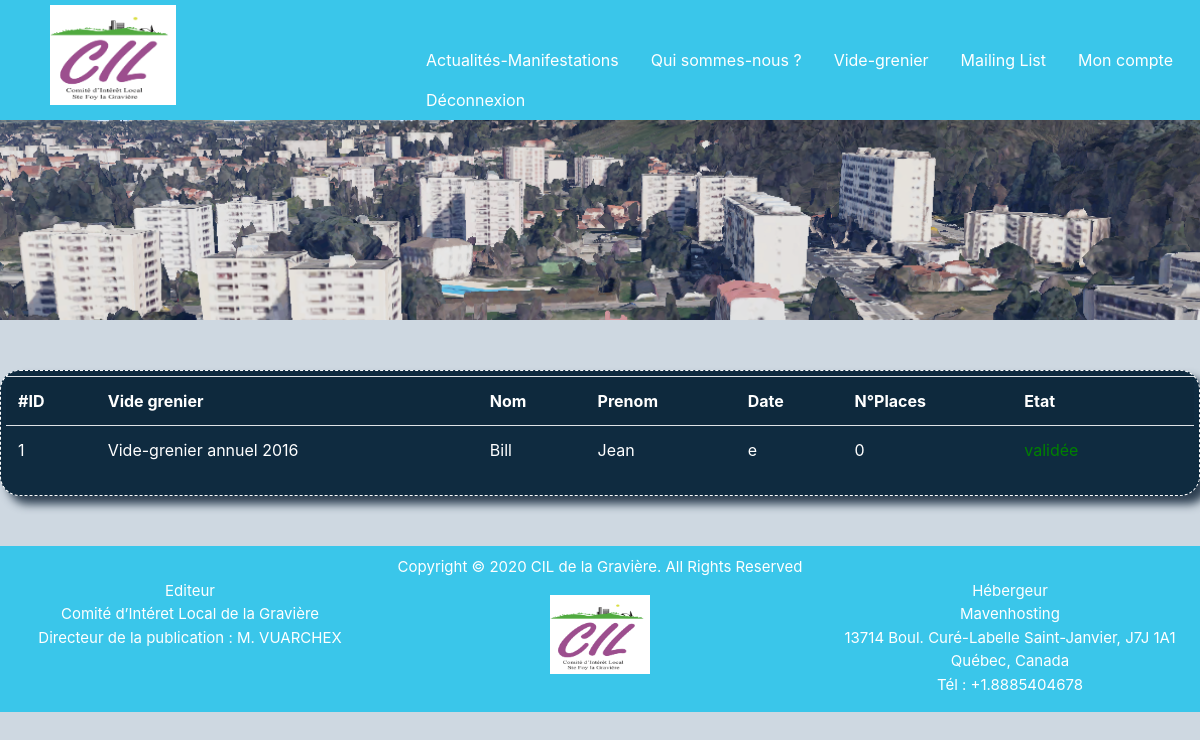
Before: /Vide_grenier_V0.2/php/admin_attente.php (signed in) with the older database file.
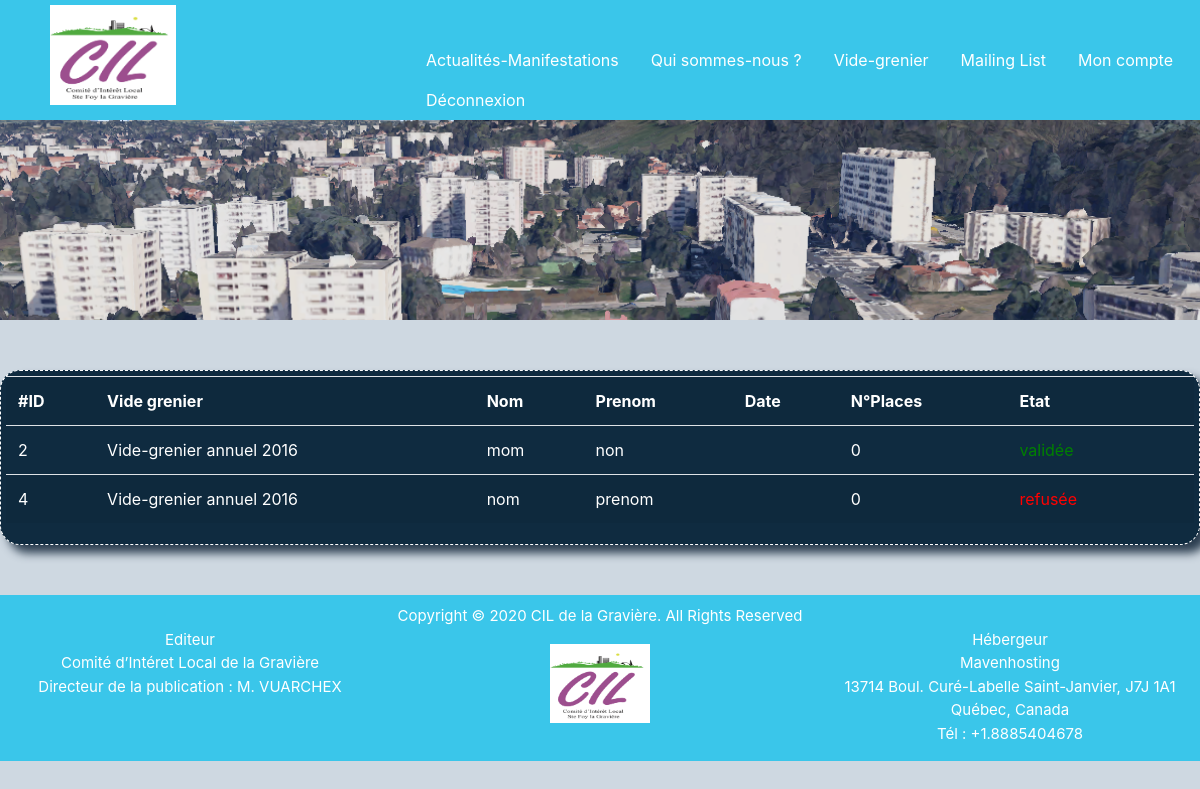
After: the same page with the newer database file.
### tables this page shows
CREATE TABLE `reservation_vg` (
    `ID_RESA` int(11) PRIMARY KEY  NOT NULL AUTO_INCREMENT,
    `ID_VG` int(11) NOT NULL,
    `ID_UTIL` int(11) NOT NULL,
    `NOM_RESA` varchar(50) NOT NULL,
    `PRENOM_RESA` varchar(50) NOT NULL,
    `MAIL_RESA` varchar(50) NOT NULL,
    `ADDRESSE_RESA` varchar(100) NOT NULL,
    `CODE_POSTAL_RESA` varchar(6) NOT NULL,
    `VILLE_RESA` varchar(50) NOT NULL,
    `PORTABLE_RESA` varchar(15) DEFAULT NULL,
    `CNI_RESA` varchar(12) NOT NULL,
    `DELIVRE_CNI_RESA` varchar(10) NOT NULL,
    `PAR_CNI_RESA` varchar(50) NOT NULL,
    `IMMATRICULATION_RESA` varchar(10) NOT NULL,
    `NBR_RESA` int(11) NOT NULL,
    `INFO_RESA` varchar(150) DEFAULT NULL,
    `STATU_RESA` int(11) NOT NULL DEFAULT 1
  );

CREATE TABLE `videgrenier` (
    `ID_VG` int(11) PRIMARY KEY NOT NULL AUTO_INCREMENT,
    `LABEL_VG` varchar(50) DEFAULT NULL,
    `DATE_VG` varchar(11) DEFAULT NULL,
    `HEURE_VG` varchar(15) NOT NULL,
    `ADDRESSE_VG` varchar(100) NOT NULL,
    `NBR_EMPLACEMENTS` int(11) DEFAULT NULL,
    `NBR_RESTANT_VG` int(11) NOT NULL,
    `PRIX_EMPLACEMENTS` decimal(10,0) DEFAULT NULL
  );

### Vide_grenier_V0.2/php/api/getDemandeReservationMap.php (called while the page is built, shortened)
<?php
function getPlacesReservees($id_vg){
    try {
        include 'inc_bdd.php';
        $reservations = 'SELECT places.* from places, reservation_place
            where reservation_place.reservation_id = :id_vg
            and reservation_place.place_id = places.id';
        $resultat = $base->prepare($reservations);
        $resultat->bindParam(':id_vg', $id_vg);
        $resultat->execute();
        $res = $resultat->fetchAll();
        return $res;
    } catch (Exception $e) {
        die('Erreur : ' . $e->getMessage());
    } finally {
        $base = null;
    }
}
?>

### Vide_grenier_V0.2/php/admin_attente.php (the view, shortened to what this page needs)
<?php
if (isset($_SESSION['id_util']) && $_SESSION["admin"] == 1) {
?>
    <!DOCTYPE html>
    <html lang="fr">
    <head>
        <link rel="stylesheet" href="../css/bootstrap.min.css">
        <link rel="stylesheet" href="../css/monstyle.css">
    <link rel="stylesheet" href="https://use.fontawesome.com/releases/v5.7.1/css/all.css">
    </head>
    <body>
        <?php
        include 'inc_header.php';
        include 'api/getDemandeReservationMap.php';
        ?>
        <main id="listeAttente">
            <?php
            try {
                include 'inc_bdd.php';
                $select_attente =  "SELECT * FROM reservation_vg JOIN videgrenier ON reservation_vg.id_vg = videgrenier.id_vg JOIN statuts ON reservation_vg.statu_resa = statuts.id_statuts /*WHERE STATU_RESA = 1*/";
                $resultat_select = $base->prepare($select_attente);
                $resultat_select->execute();
                $table = "<table class=\"table table-striped\">
                <tr>
                    <th>#ID</th>
                    <th>Vide grenier</th>
                    <th>Nom</th>
                    <th>Prenom</th>
                    <th>Date</th>
                    <th>N°Places</th>
                    <th>Etat</th>
                    <th> </th>
                </tr>";
                while ($ligne = $resultat_select->fetch()) {
                    $placesReservees = sizeof(getPlacesReservees($ligne['ID_RESA']));
                    switch ($ligne['STATU_RESA'])
                    {
                        case 2:
                            $info="<td style='color:green'> validée </td>";
                            break;
                        case 3:
                            $info="<td style='color:red'> refusée </td>";
                            break;
                    }
                    $table .= "
                        <td>" . $ligne['ID_RESA'] . "</td>
                        <td>" . $ligne['LABEL_VG'] . "</td>
                        <td>" . $ligne['NOM_RESA'] . "</td>
                        <td>" . $ligne['PRENOM_RESA'] . "</td>
                        <td>" . $ligne['INFO_RESA'] . "</td>
                        <td>" . $placesReservees . "</td> $info ";
                        if ($ligne['STATU_RESA'] != 2 && $ligne['STATU_RESA'] != 3){
                            $table .= "<td class=\"text-center\"><a href=\"admin_voir_resa.php?id_resa=".$ligne['ID_RESA']."\"><i class='fas fa-pen'></i></a></td>";
                        }else{
                            $table .= "<td></td>";
                        }
                        $table .= "</tr>";
                }
                $table .= "</table>";
                echo "<section class = \"boxSite\">";
                echo $table;
                echo "<div id=\"erreurSupp\" class=\"red\">";
                echo "</div></section>";
            } catch (Exception $e) {
                die('Erreur : ' . $e->getMessage());
            } finally {
                $base = null;
            }
            ?>
        </main>
        <?php
        include 'inc_footer.php';
        ?>
    </body>
    </html>
<?php
} else {
    header("Location:accueil.php");
}
?>

Changed rows visible on the page:
removed reservation_vg: ID_RESA "1", ID_VG.LABEL_VG "Vide-grenier annuel 2016", NOM_RESA "Bill", PRENOM_RESA "Jean", INFO_RESA "e", placesReservees "0", STATU_RESA "validée"
added reservation_vg: ID_RESA "2", ID_VG.LABEL_VG "Vide-grenier annuel 2016", NOM_RESA "mom", PRENOM_RESA "non", placesReservees "0", STATU_RESA "validée"
added reservation_vg: ID_RESA "4", ID_VG.LABEL_VG "Vide-grenier annuel 2016", NOM_RESA "nom", PRENOM_RESA "prenom", placesReservees "0", STATU_RESA "refusée"
